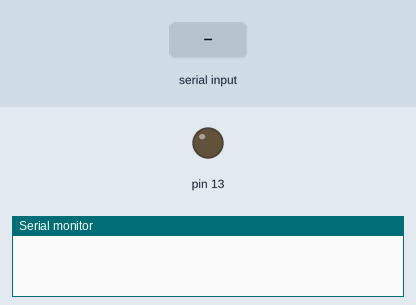
Bench run of a sketch on a simulated Arduino Uno, built with avr-gcc and run on an emulated ATmega328P. On the bench: output pins drawn as LEDs (lit = HIGH), the last lines printed to the serial monitor. Inputs (shaded band) come from the test bench.

Above: at 1.2 s.
1.3 s: "L" received over Serial
At 2.8 s:
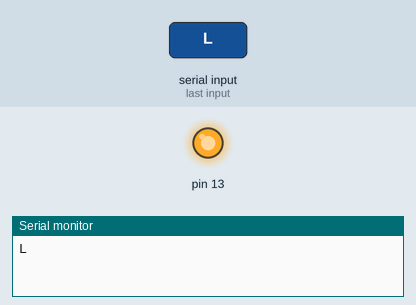
3.8 s: "R" received over Serial
At 5.8 s:
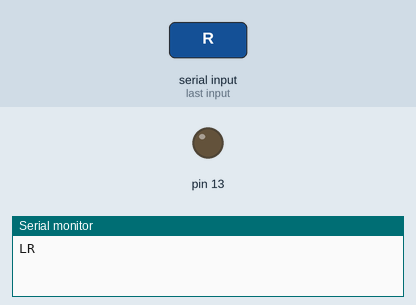
Timing chart, 0 to 7.3 s (numbered marks = the images above; inputs shaded):
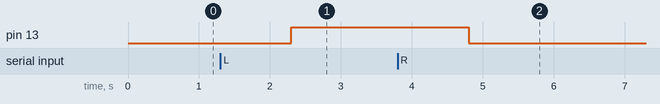

The sketch:

csharp.ino
```cpp
String data;
char d1;

void setup() {
  Serial.begin(115200);

  // Define the LED pin as Output
  pinMode (13, OUTPUT);
}


void loop() {
 /*
  digitalWrite(13, LOW);
  //wait until something is received
  while(! Serial.available());
  digitalWrite(13, HIGH);
  //read the data
  char in_read=Serial.read();
  //print the data
  Serial.print(in_read);
  delay(2000);
 */
 handleReceiveData();
}
void handleReceiveData(){
  if(Serial.available()){
    data = Serial.readString();
    d1 = data.charAt(0);
    if(d1 == 'R')
      digitalWrite(13, LOW);
    else if(d1 == 'L')
      digitalWrite(13, HIGH);
    Serial.print(data);
  }


}
```

Measured:
- after the input at 1.3 s, pin 13: LOW → HIGH after 1.0 s
- after the input at 3.8 s, pin 13: HIGH → LOW after 1.0 s
